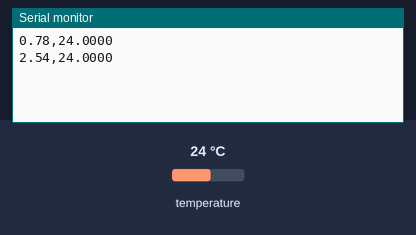
Recording of a sketch running on a simulated Arduino Uno, built with avr-gcc and run on an emulated ATmega328P. Parts: the last lines printed to the serial monitor. The inputs (shaded band) are chosen by the test bench; at power-on: temperature 24 °C.

Above: at 3.3 s.
3.4 s: temperature set to 12 °C
At 4.9 s:
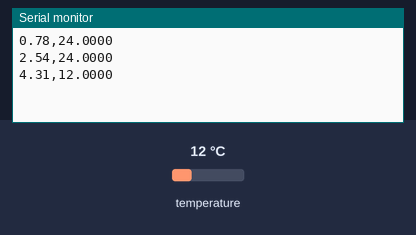
5.9 s: temperature set to 19 °C
At 7.4 s:
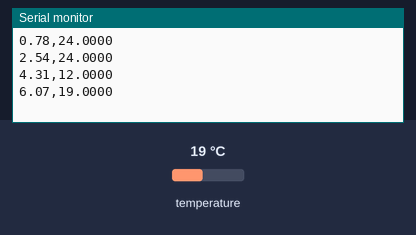
Timing chart, 0 to 8.9 s (numbered marks = the images above; inputs shaded):
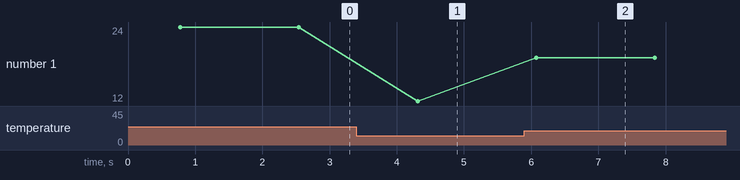

The sketch:

DS18B20.ino
```cpp
#include <OneWire.h>
#include <DallasTemperature.h>

/********************************************************************/
// Data wire is plugged into pin 2 on the Arduino
#define ONE_WIRE_BUS 2

/********************************************************************/
// Setup a oneWire instance to communicate with any OneWire devices
// (not just Maxim/Dallas temperature ICs)
OneWire oneWire(ONE_WIRE_BUS);
/********************************************************************/
// Pass our oneWire reference to Dallas Temperature.
DallasTemperature sensors(&oneWire);
/********************************************************************/


void setup(void)
          {
            Serial.begin(9600); // Comienza el puerto Serie (comunicación con la computadora)
            sensors.begin(); //Inicialize
            sensors.setResolution(12);
          }


void loop(void)
              {

              sensors.requestTemperatures(); // Send the command to get temperature readings
              float T0 = sensors.getTempCByIndex(0); // obtenemos la única temperatura (si hay más termómetros, entonces 1,2,3,...,127)
              uint32_t t = millis();

              Serial.print(t/1000.0);
              Serial.print(",");
              Serial.println(T0,4);

              delay(1000);
              }
```

Measured:
- after the input at 3.4 s, the serial monitor: prints a new line after 0.91 s (image 1)
- after the input at 5.9 s, the serial monitor: prints a new line after 0.18 s (image 2)
- plotted number 1: 24 → 12 after the input at 3.4 s, 12 → 19 after the input at 5.9 s
